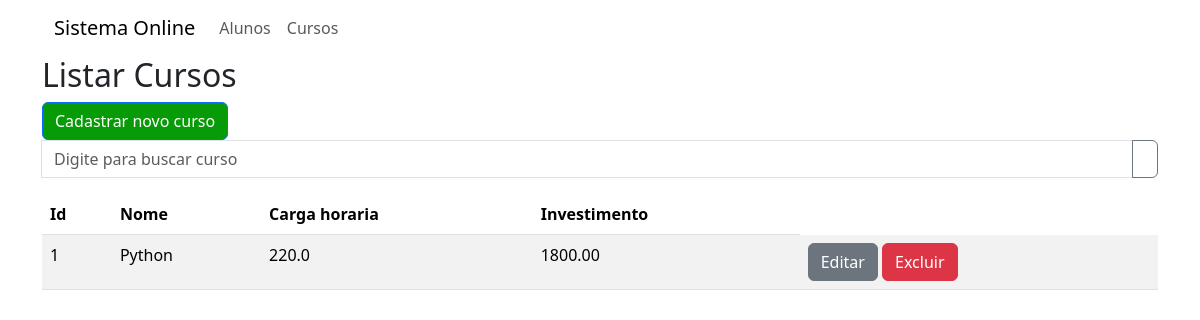
Page /teste/listar_cursos on the earlier database version.
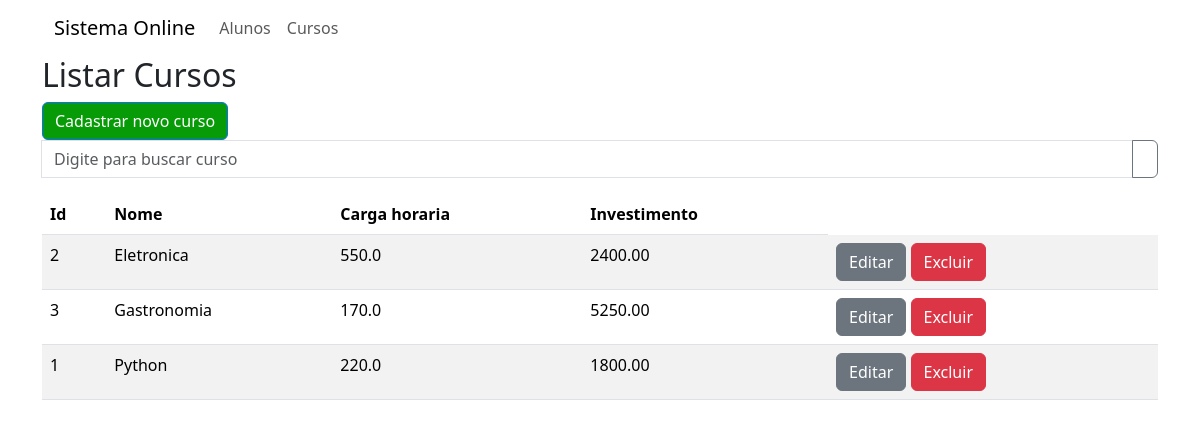
Same page on the later database version.
### teste/models.py (models this page shows, shortened)
class Curso(models.Model):
    nome = models.CharField(max_length=200, null=False)
    carga_horaria = models.FloatField(max_length=4, null=False)
    investimento = models.DecimalField(max_digits=11, decimal_places=2)

### teste/views.py (the view)
# urls.py: path("listar_cursos", views.listarCursos, name="listar_cursos"),
def listarCursos(request):
    busca = request.GET.get("busca")
    ordem = request.GET.get("ordem")
    if busca:
        if not ordem:
            cursos = Curso.objects.filter(nome__icontains=busca).extra(select={"novo": "lower(nome)"}).order_by("novo")
        elif ordem == 'nome':
            cursos = Curso.objects.filter(nome__icontains=busca).extra(select={"novo": "lower(nome)"}).order_by("novo")
        elif ordem == '-nome':
            cursos = Curso.objects.filter(nome__icontains=busca).extra(select={"novo": "lower(nome)"}).order_by("-novo")
    else:
        busca = ''
        if not ordem:
            cursos = Curso.objects.all().extra(select={"novo": "lower(nome)"}).order_by("novo")
        elif ordem == 'nome':
            cursos = Curso.objects.all().extra(select={"novo": "lower(nome)"}).order_by("novo")
        elif ordem == '-nome':
            cursos = Curso.objects.all().extra(select={"novo": "lower(nome)"}).order_by("-novo")
    return render(request, "listar_curso.html", {"cursos": cursos})

### teste/templates/listar_curso.html (shortened to what this page needs)
{% extends 'base.html' %}
{% block content %}
{% load bootstrap_icons %}
<h2>Listar Cursos</h2>
<a href="{% url 'incluir_curso' %}" class="btn btn-primary">
    Cadastrar novo curso</a>
<form method="get" id="formulario">
    <div class="input-group mb-3">
        <input type="text" class="form-control"
            placeholder="Digite para buscar curso" aria-label="Digite para buscar curso"
            name="busca" value="{{ busca }}"
            aria-describedby="button-addon2">
        <button class="btn btn-outline-secondary" type="button"
            id="button-addon2">{% bs_icon 'search' %}</button>
    </div>
<table class="table table-striped">
    <thead>
        <tr>
            <th>Id</th>
            <th>Nome
            </th>
            <th>Carga horaria</th>
            <th>Investimento</th>
        </tr>
    </thead>
    <tbody>
        {% for a in cursos %}
        <tr>
            <td>{{a.id}}</td>
            <td>{{a.nome}}</td>
            <td>{{a.carga_horaria}}</td>
            <td>{{a.investimento}}</td>
            <td>
                <a href="{% url 'editar_curso' a.id %}"
                class="btn btn-secondary">Editar</a>
                <a href="javascript:void(0)"
                onclick="abrirTela('{% url 'excluir_curso' a.id %}' )"
                class="btn btn-danger">
                Excluir</a>
            </td>
        </tr>
        {% endfor %}
    </tbody>
</table>
{% endblock %}

Differences in the rows shown:
added Curso: id "2", nome "Eletronica", carga_horaria "550.0", investimento "2400.00"
added Curso: id "3", nome "Gastronomia", carga_horaria "170.0", investimento "5250.00"
